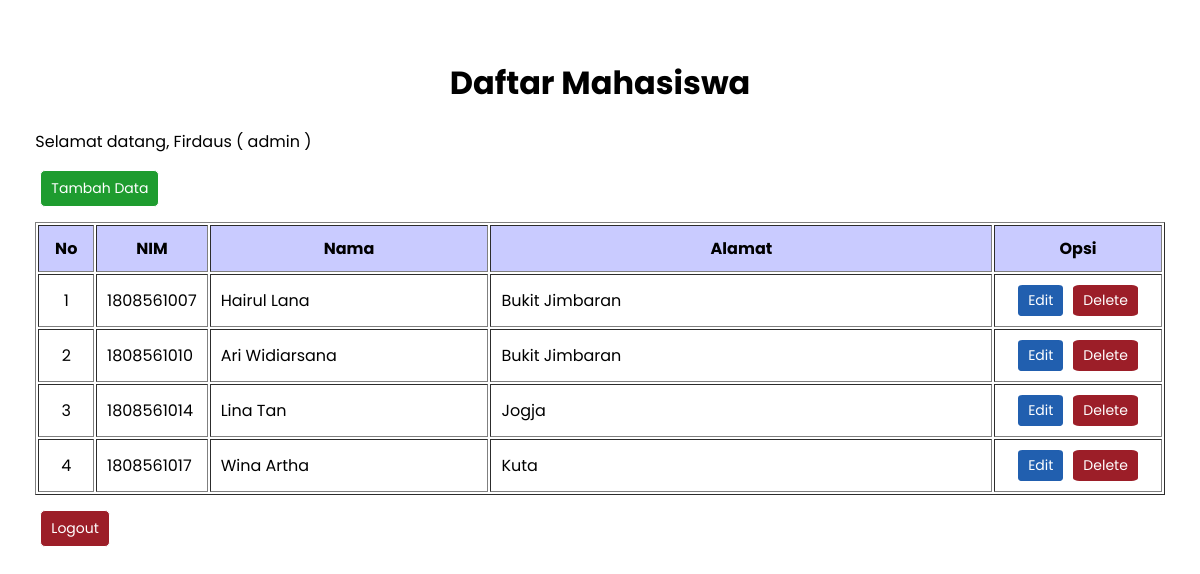
The app's page /admin.php (signed in) with its own data.
### tables this page shows
CREATE TABLE `mahasiswa` (
  `id` int(11) NOT NULL,
  `nim` varchar(10) NOT NULL,
  `nama` varchar(25) NOT NULL,
  `alamat` varchar(50) NOT NULL
);

### function.php (called while the page is built, shortened)
<?php
$conn = mysqli_connect("localhost", "root", "", "praktikum12");
function query($query)
{
    global $conn;
    $result = mysqli_query($conn, $query);
    $rows = [];
    while ($row = mysqli_fetch_assoc($result)) {
        $rows[] = $row;
    }
    return $rows;
}

### admin.php (the view, shortened to what this page needs)
<?php
require "function.php";
?>
<!DOCTYPE html>
<html lang="en">
<head>
    <link rel="stylesheet" href="css/style.css">
</head>
<body>
    <div class="content">
        <h1 class="title">Daftar Mahasiswa</h1>
        <p>Selamat datang, <?= $_SESSION['nama'] . ' ( ' . $_SESSION['role'] . ' )' ?></p>
        <a href="input.php">
            <div class="btn primary">Tambah Data</div>
        </a>
        <table border="1" cellpadding="10" style="width: 100%; margin:10px 0px;">
            <tr>
                <th style="width: 5%;">No</th>
                <th style="width: 10%;">NIM</th>
                <th style="width: 25%;">Nama</th>
                <th style="width: 45%;">Alamat</th>
                <th style="width: 15%;">Opsi</th>
            </tr>
            <?php $i = 0; ?>
            <?php $mahasiswa = query("SELECT * FROM mahasiswa"); ?>
            <?php foreach ($mahasiswa as $mhs) : ?>
                <tr>
                    <td style="text-align: center;"><?= ++$i; ?></td>
                    <td><?= $mhs['nim']; ?></td>
                    <td><?= $mhs['nama']; ?></td>
                    <td><?= $mhs['alamat']; ?></td>
                    <td style="
                            display:flex;
                            align-items: center;
                            justify-content: center;
                        ">
                        <a href="edit.php?id=<?= $mhs['id'] ?>" class="opsi info">Edit</a>
                        <a href="delete.php?id=<?= $mhs['id'] ?>" class="opsi danger">Delete</a>
                    </td>
                </tr>
            <?php endforeach; ?>
        </table>
        <a href="logout.php">
            <div class="btn danger">Logout</div>
        </a>
    </div>
</body>
</html>

### css/style.css (style rules this page uses)
body, input { font-family: 'Poppins', sans-serif; }
.content { width: fit-content; margin: auto; margin-top: 5%; }
a { text-decoration: none; }
th { background-color: #c9cbff; }
.btn { padding: 7px 10px; margin: 15px 5px; border: 1px; border-radius: 5px; border-style: solid; width: fit-content; font-size: 14px; cursor: pointer; }
.primary { background-color: #1e9c2f; color: white; }
.danger { background-color: #9c1e28; color: white; }
.info { background-color: #215faf; color: white; }
.title { text-align: center; }
.opsi { width: fit-content; font-size: 14px; border-radius: 10%; padding: 5px 10px; margin: 0px 5px; }

### records on screen
mahasiswa: nim "1808561007", nama "Hairul Lana", alamat "Bukit Jimbaran"
mahasiswa: nim "1808561010", nama "Ari Widiarsana", alamat "Bukit Jimbaran"
mahasiswa: nim "1808561014", nama "Lina Tan", alamat "Jogja"
mahasiswa: nim "1808561017", nama "Wina Artha", alamat "Kuta"

### other values on screen
$_SESSION['nama'] "Firdaus"
$_SESSION['role'] "admin"
